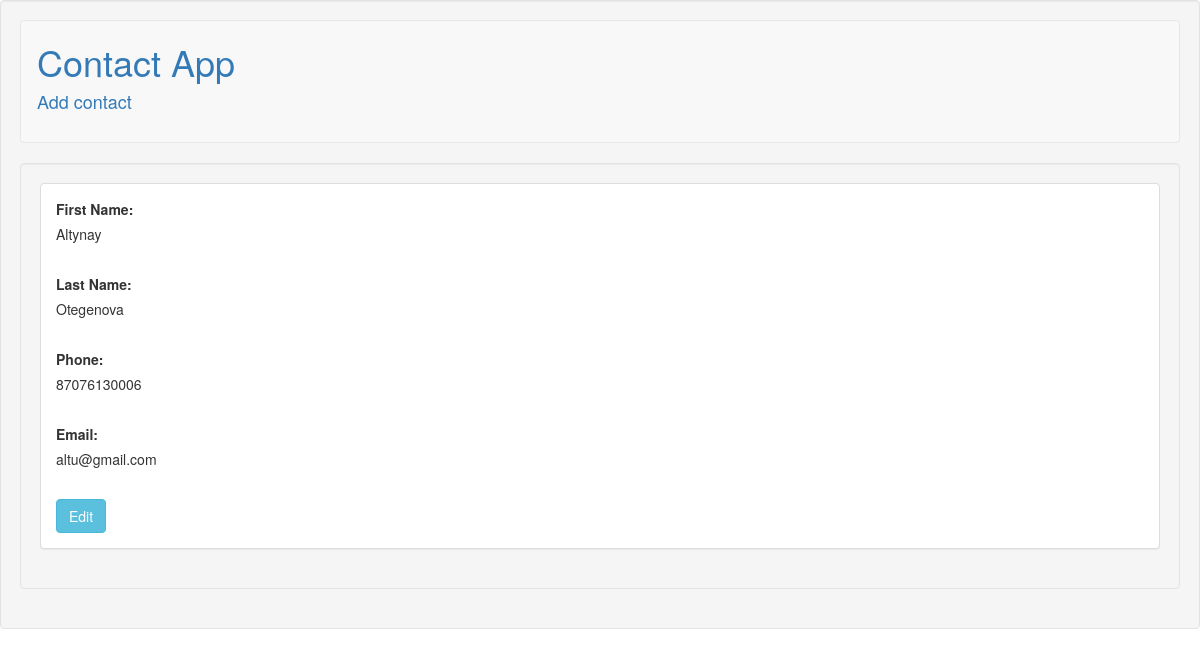
/contacts/cdetails/31, run on the app's committed database.
### contacts/models.py (models this page shows, shortened)
class Contact(models.Model):
	firstName = models.CharField(max_length=100)
	lastName = models.CharField(max_length=100)
	phone = models.CharField(max_length=100)
	email = models.CharField(max_length=100)

### contacts/views.py (the view)
# urls.py: path('cdetails/<int:contact_id>', views.contact_detail, name="contact_detail"),
def contact_detail(request, contact_id):
	contact = Contact.objects.get(id=contact_id)
	context2 = {
		'contact': contact
	}
	return render(request, 'contact_detail.html', context2)

### contacts/templates/contact_detail.html
{% extends "baseContact.html" %}
{% block content %}
<div class="well">
{% load static %}
<link rel="stylesheet" type="text/css" href="{% static 'css/contact.css' %}">
	<div class="details">
		<div class="panel panel-default">
				<div class="panel-body">
					<label >First Name:</label><br />
					{{contact.firstName}}
				</div>
				<div class="panel-body">
					<label >Last Name:</label><br />
					{{contact.lastName}}
				</div>
				<div class="panel-body">
					<label >Phone:</label><br />
					{{contact.phone}}
				</div>
				<div class="panel-body">
					<label >Email:</label><br />
					{{contact.email}}
				</div>
				<div class="panel-body">
					<a href="{% url 'contact_edit' contact.id %}" className="contact-detail">
						<button class="btn btn-info">Edit</button>
					</a>
				</div>
		</div>
	</div>
</div>
</div>
{% endblock content %}

### contacts/static/css/contact.css (style rules this page uses)
body { background-color: white; }

### data on the page
Contact: firstName "Altynay", lastName "Otegenova", phone "87076130006", email "altu@gmail.com"
